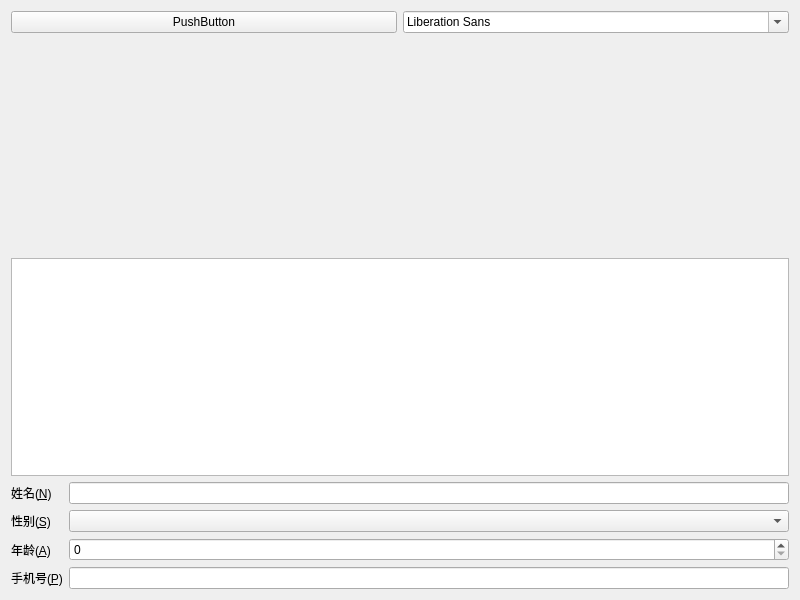
<?xml version="1.0" encoding="UTF-8"?>
<ui version="4.0">
 <class>LayoutTest</class>
 <widget class="QWidget" name="LayoutTest">
  <property name="geometry">
   <rect>
    <x>0</x>
    <y>0</y>
    <width>800</width>
    <height>600</height>
   </rect>
  </property>
  <property name="windowTitle">
   <string>LayoutTest</string>
  </property>
  <layout class="QVBoxLayout" name="verticalLayout">
   <item>
    <layout class="QHBoxLayout" name="horizontalLayout">
     <item>
      <widget class="QPushButton" name="pushButton">
       <property name="text">
        <string>PushButton</string>
       </property>
      </widget>
     </item>
     <item>
      <widget class="QFontComboBox" name="fontComboBox"/>
     </item>
    </layout>
   </item>
   <item>
    <spacer name="verticalSpacer">
     <property name="orientation">
      <enum>Qt::Vertical</enum>
     </property>
     <property name="sizeHint" stdset="0">
      <size>
       <width>20</width>
       <height>209</height>
      </size>
     </property>
    </spacer>
   </item>
   <item>
    <widget class="QTextEdit" name="textEdit"/>
   </item>
   <item>
    <layout class="QFormLayout" name="formLayout">
     <item row="0" column="0">
      <widget class="QLabel" name="nLabel">
       <property name="text">
        <string>姓名(&amp;N)</string>
       </property>
       <property name="buddy">
        <cstring>nLineEdit</cstring>
       </property>
      </widget>
     </item>
     <item row="0" column="1">
      <widget class="QLineEdit" name="nLineEdit"/>
     </item>
     <item row="1" column="0">
      <widget class="QLabel" name="sLabel">
       <property name="text">
        <string>性别(&amp;S)</string>
       </property>
       <property name="buddy">
        <cstring>sComboBox</cstring>
       </property>
      </widget>
     </item>
     <item row="1" column="1">
      <widget class="QComboBox" name="sComboBox"/>
     </item>
     <item row="2" column="0">
      <widget class="QLabel" name="aLabel">
       <property name="text">
        <string>年龄(&amp;A)</string>
       </property>
       <property name="buddy">
        <cstring>aSpinBox</cstring>
       </property>
      </widget>
     </item>
     <item row="2" column="1">
      <widget class="QSpinBox" name="aSpinBox"/>
     </item>
     <item row="3" column="0">
      <widget class="QLabel" name="pLabel">
       <property name="text">
        <string>手机号(&amp;P)</string>
       </property>
       <property name="buddy">
        <cstring>pLineEdit</cstring>
       </property>
      </widget>
     </item>
     <item row="3" column="1">
      <widget class="QLineEdit" name="pLineEdit"/>
     </item>
    </layout>
   </item>
  </layout>
 </widget>
 <resources/>
 <connections/>
</ui>
